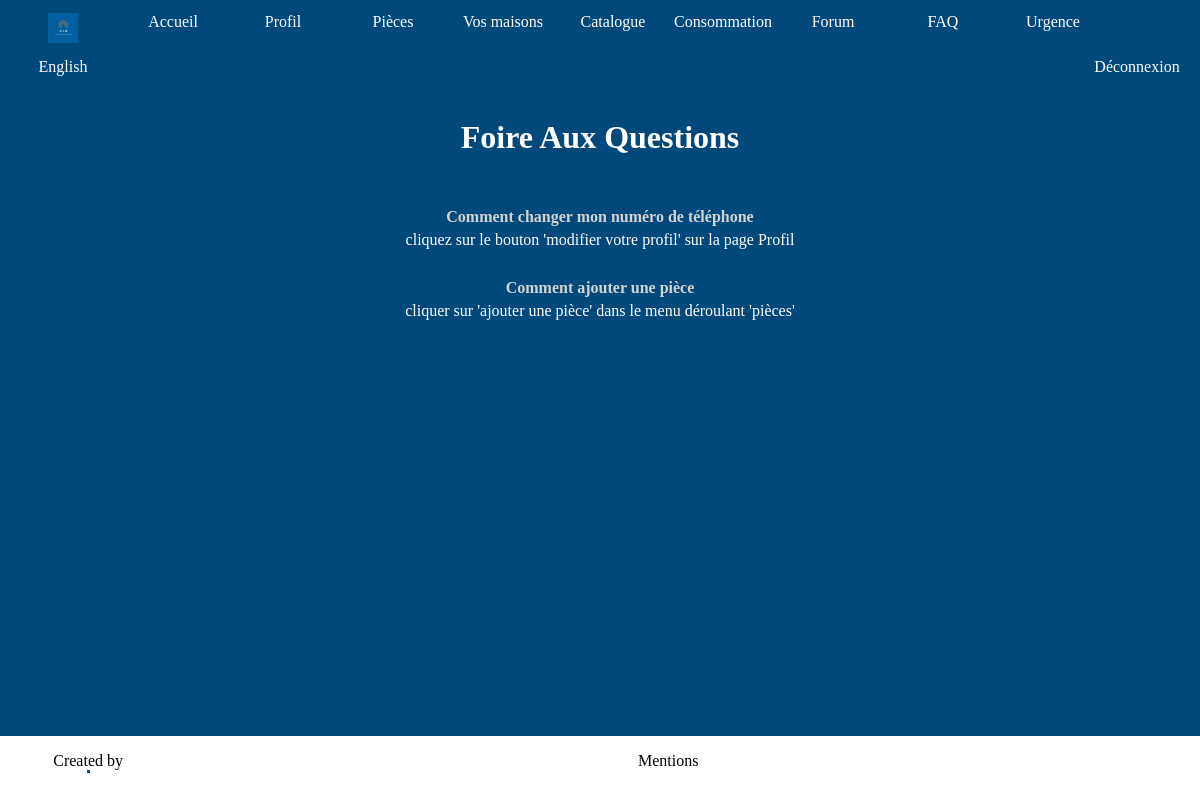
The app's page /index.php?action=faq (signed in) with its own data.
### tables this page shows
CREATE TABLE `faq` (
  `idQuestionReponse` int(11) NOT NULL,
  `question` text NOT NULL,
  `reponse` text NOT NULL
);

### controllers/controller.php (called while the page is built, shortened)
<?php
require "models/model.php";
function seeQuestion()
 {
    $questions =getQuestionList()->fetchAll();
    require "views/faq.php";
 }

### models/model.php (called while the page is built, shortened)
<?php
function getQuestionList(){
    $db = dbConnect();
    $req = $db->prepare("SELECT * FROM faq ");
	$req->execute();
    return $req;
}

### views/faq.php (the view, shortened to what this page needs)
<html>
<head>
<link rel="stylesheet" type="text/css" href="designs/css/faq.css" />
</head>
<header>
<?php
include 'header.php';
?>
</header>
<body>
<h1><?php
    switch ($_SESSION['lang']){
        case 'fr':
            echo "Foire Aux Questions";
            break;
    }
    ?></h1>
<table>
    <section>
    <div class="faq_container">
    <?php foreach($questions as $question) { ?>
   <div class="faq">
      <div class="faq_question"><?= $question["question"];?></div>
           <div class="faq_answer_container">
              <div class="faq_answer"><?= $question["reponse"];?></div>
           </div>
    </div>
 </div>
 <?php } ?>
</section>
</table>
<footer><?php require "footer.php"?></footer>
</body>
 </html>

### designs/css/faq.css (style rules this page uses)
* { text-align: center; background-color:#00497A; font-family: "Libre Baskerville"; text-decoration: none; color: white; }
.faq_question { margin: 0px; padding: 30px 0px 5px 0px; display: inline-block; cursor: pointer; font-weight: bold; color: lightgrey; }

### designs/css/header.css (style rules this page uses)
header { position: relative; margin: 0; font-family: LibreBaskerville; background-color:#00497A; }

### designs/css/footer.css (style rules this page uses)
footer { background-color: white; position:fixed; bottom:0; left:0; width: 100%; height: 8%; }

### records on screen
faq: question "Comment changer mon numéro de téléphone", reponse "cliquez sur le bouton 'modifier votre profil' sur la page Profil"
faq: question "Comment ajouter une pièce", reponse "cliquer sur 'ajouter une pièce' dans le menu déroulant 'pièces'"
